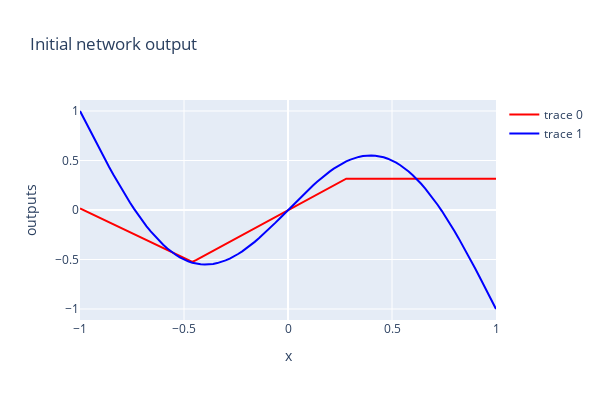
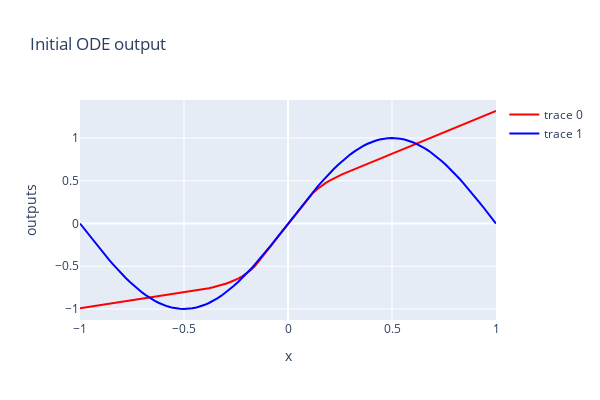
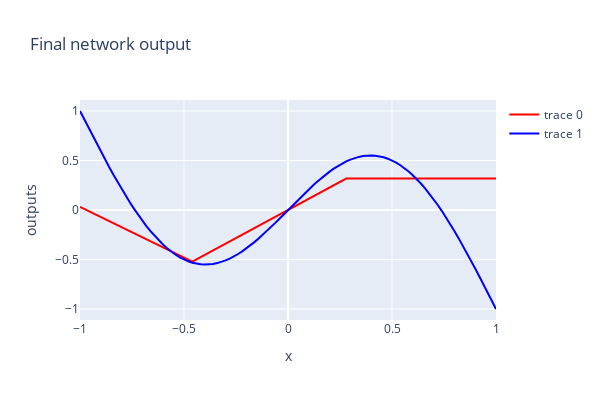
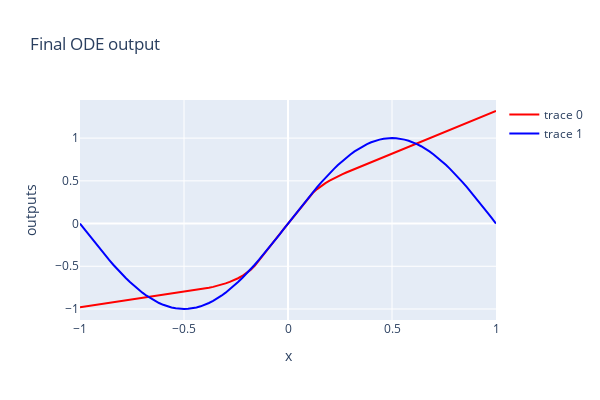

Notebook code for these charts, in order:
### Code cell
# Train Neural ODE
train_node(func, x, y, device, lr=1e-4, niters=100, batch_size=20, test_freq=10, adjoint=False)
